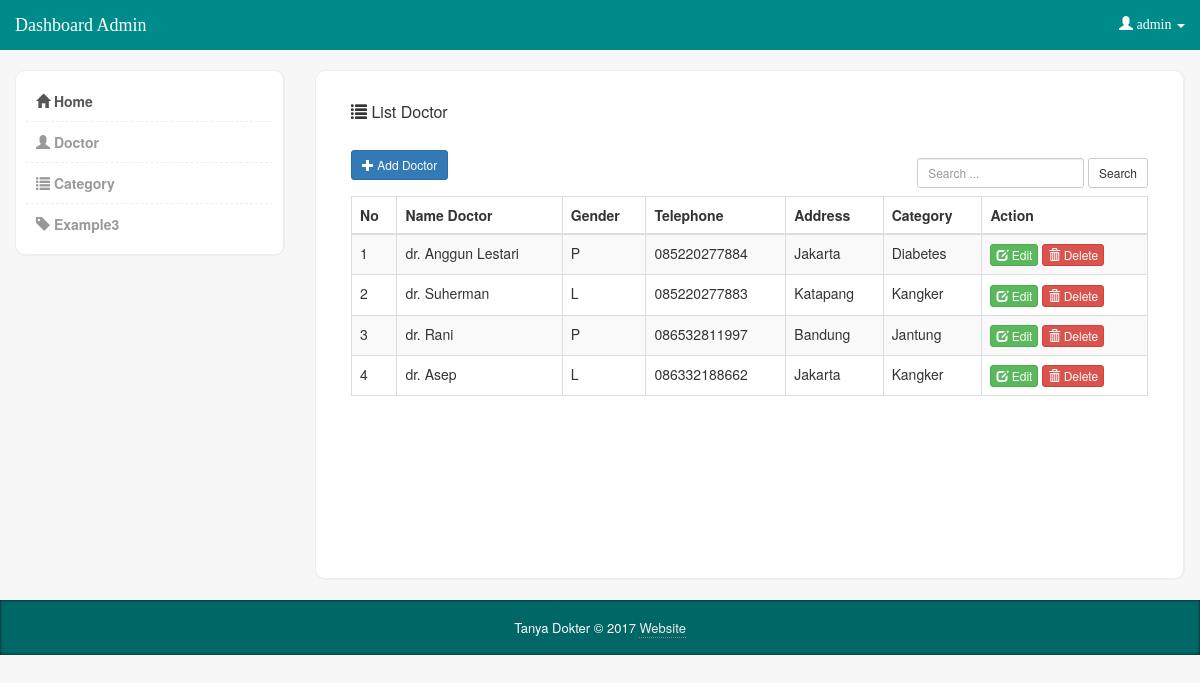
Page /admin/index.php?doctor (signed in) on the committed database.
### tables this page shows
CREATE TABLE `users` (
  `id_user` int(11) NOT NULL AUTO_INCREMENT,
  `name` varchar(30) NOT NULL,
  `gender` char(1) DEFAULT NULL,
  `telp` varchar(12) DEFAULT NULL,
  `address` varchar(50) DEFAULT NULL,
  `username` varchar(30) NOT NULL,
  `email` varchar(30) NOT NULL,
  `password` varchar(255) NOT NULL,
  `level` int(1) NOT NULL DEFAULT '3' COMMENT '1 = admin, 2 = doctor, 3 = user',
  `is_online` int(3) DEFAULT '0' COMMENT '1 = online, 0 = offline',
  `id_category` int(11) DEFAULT NULL,
  PRIMARY KEY (`id_user`)
);

CREATE TABLE `categories` (
  `id_category` int(11) NOT NULL AUTO_INCREMENT,
  `name_category` varchar(30) NOT NULL,
  PRIMARY KEY (`id_category`)
);

### admin/module/doctor/list.php (the view, shortened to what this page needs)
<div class="col-md-9">
	<div class="content-box-large">
		<div class="panel-heading">
			<div class="panel-title"><i class="glyphicon glyphicon-list"></i> List Doctor</div>
		</div>
		<div class="panel-body">
			<a href="?addDoctor" class="btn btn-sm btn-primary f_add"><i class="glyphicon glyphicon-plus"></i> Add Doctor</a>
			<form class="navbar-form navbar-right" method="post" action="?doctor">
        		<div class="form-group">
         			<input type="text" class="form-control input-sm" placeholder="Search ..." name="search">
        		</div>
        		<button type="submit" class="btn btn-sm btn-default">Search</button>
      		</form>
			<table cellpadding="0" cellspacing="0" border="0" class="table table-striped table-bordered" id="example">
				<thead>
					<tr>
						<th>No</th>
						<th>Name Doctor</th>
						<th>Gender</th>
						<th>Telephone</th>
						<th>Address</th>
						<th>Category</th>
						<th>Action</th>
					</tr>
				</thead>
				<tbody>
					<?php
						function highlight($text_highlight, $text_search) {
               			 	$str = preg_replace('#'. preg_quote($text_highlight) .'#i', '<span style="font-weight:bold;">\\0</span>', $text_search);
               				return $str;
              			}
						$no 		= 1;
						$search 	= isset($_POST['search']) ? $_POST['search'] : '';
						$sql 		= " SELECT *, users.name, users.gender, users.telp, users.address, 	categories.name_category
								FROM users JOIN categories ON users.id_category = categories.id_category
						";
						$query 		= mysql_query($sql);
						$count 		= mysql_num_rows($query);
						if ($count == 0) {
               				echo "<tr><td colspan='9'>Doctor Not Found !!</td></tr>";
              			} else {
							while ($data = mysql_fetch_assoc($query)) {
							?>
								<tr>
									<td><?= $no ?></td>
									<td><?= highlight($search, $data['name']); ?></td>
									<td><?= $data['gender']?></td>
									<td><?= $data['telp']?></td>
									<td><?= $data['address']?></td>
									<td><?= $data['name_category']?></td>
									<td>
										<a href="?editDoctor&id=<?= $data['id_user'] ?>" class='btn btn-xs btn-success'><i class="glyphicon glyphicon-edit"></i> Edit</a>
										<a href="?deleteDoctor&id=<?= $data['id_user'] ?>" class='btn btn-xs btn-danger'><i class="glyphicon glyphicon-trash"></i> Delete</a>
									</td>
								</tr>
							<?php
								$no++;
							}
              			}
					?>
				</tbody>
			</table>
		</div>
	</div>
</div>

### admin/index.php (shortened to what this page needs)
<!DOCTYPE html>
<html>
<head>
</head>
<body>
	<div class="container-fluid">
		<div class="row">
			<?php
				include 'components/header.php';
				include 'components/menu.php';
			?>
			<?php
				if (isset($_GET['doctor'])) {
					include 'module/doctor/list.php';
				} elseif (isset($_GET['addDoctor'])) {
					include 'module/doctor/add.php';
				} elseif (isset($_GET['saveDoctor'])) {
					include 'module/doctor/save.php';
				} elseif (isset($_GET['editDoctor'])) {
					include 'module/doctor/edit.php';
				} elseif (isset($_GET['editedDoctor'])) {
					include 'module/doctor/edited.php';
				} elseif (isset($_GET['deleteDoctor'])) {
					include 'module/doctor/delete.php';
				}
				 elseif (isset($_GET['categories'])) {
					include 'module/categories/list.php';
				} elseif (isset($_GET['addCategory'])) {
					include 'module/categories/add.php';
				} elseif (isset($_GET['saveCategory'])) {
					include 'module/categories/save.php';
				} elseif (isset($_GET['editCategory'])) {
					include 'module/categories/edit.php';
				} elseif (isset($_GET['editedCategory'])) {
					include 'module/categories/edited.php';
				} elseif (isset($_GET['deleteCategory'])) {
					include 'module/categories/delete.php';
				}
				elseif (isset($_GET['act_logout'])) {
					include 'act_logout.php';
				}
				else {
					include 'components/content.php';
				}
			?>
		</div>
	</div>
	<div class="container-fluid">
		<div class="row">
			<?php
				include 'components/footer.php';
			?>
		</div>
	</div>
</body>
</html>

### admin/components/header.php (shortened to what this page needs)
<!DOCTYPE html>
<html>
<head>
	<link rel="stylesheet" type="text/css" href="../assets/css/bootstrap.min.css">
	<link rel="stylesheet" type="text/css" href="../assets/css/style.css">
</head>
<body>
	<div class="navbar navbar-custom navbar-fixed-top">
		<div class="container-fluid">
			<div class="navbar-header">
				<a class="navbar-brand">Dashboard Admin</a>
			</div>
			<div class="colapse navbar-collapse">
				<ul class="nav navbar-nav navbar-right">
					<li class="dropdown"><a class="dropdown-toggle" data-toggle="dropdown" href="#">
						<span class="glyphicon glyphicon-user"></span>
							<?php
								echo $_SESSION['name'];
							?>
						<span class="caret"></span></a>
					</li>
				</ul>
			</div>
		</div>
	</div>
</body>
</html>

### admin/components/menu.php
<div class="col-md-3">
	<div class="sidebar content-box" style="display: block;">
		<ul class="nav">
			<li class="current"><a href="index.php"><span class="glyphicon glyphicon-home"></span> Home</a></li>
			<li><a href="?doctor"><span class="glyphicon glyphicon-user"></span> Doctor</a></li>
			<li><a href="?categories"><span class="glyphicon glyphicon-list"></span> Category</a></li>
			<li><a href="#"><span class="glyphicon glyphicon-tag"></span> Example3</a></li>
		</ul>
	</div>
</div>

### admin/components/footer.php
<footer>
 	<div class="copy text-center">
       Tanya Dokter &copy; 2017 <a href='#'>Website</a>
    </div>
</footer>

### assets/css/style.css (style rules this page uses)
body { background-color: #f7f7f7; }
.f_add { margin-bottom: 10px; }
.navbar.navbar-custom { height: 50px; background: #008B8B; border-radius: 0; border: none; }
.navbar-custom .navbar-collapse .navbar-nav > li > a, .navbar-custom .navbar-brand { color: #fff; font-family: tahoma; }
.content-box, .content-box-large { margin-bottom:20px; margin-top:70px; background:#fff; border-radius:10px; padding:10px; border-left:1px solid #eee; border-top:1px solid #eee; border-right:2px solid #eee; border-bottom:2px solid #eee; }
.content-box-large { padding: 20px; margin-left: 0; min-height: 510px; }
.sidebar ul.nav, .sidebar ul.nav ul { list-style: none; padding: 0px; margin: 0px; }
.sidebar .nav > li { margin: 0; border-bottom:1px dashed #eee; }
.sidebar .nav > li:last-child { border-bottom:0px; }
.sidebar .nav > li > a { font-size: 14px; line-height: 20px; padding: 10px 10px; color: #999; display: block; font-weight:bold; background:none; text-decoration: none; border-top:0px; font-weight:bold; }
.sidebar .nav li a:hover, .sidebar .nav li.current > a { background: #fff; color: #555; border-bottom:0px; }
footer { background-color:#006666; box-shadow:inset 0px 0px 3px #111; color:#fff; font-size:14px; line-height:5px; padding:10px 0px 10px 0px; bottom: 0px; }
footer a { color:#eee; text-decoration:none; border-bottom:1px dotted #888; }
footer .copy { font-size:13px; margin:15px 0px; }

### rows in the picture
users: name "d r . A n g g u n L e s t a r i", gender "P", telp "085220277884", address "Jakarta", id_category.name_category "Diabetes"
users: name "d r . S u h e r m a n", gender "L", telp "085220277883", address "Katapang", id_category.name_category "Kangker"
users: name "d r . R a n i", gender "P", telp "086532811997", address "Bandung", id_category.name_category "Jantung"
users: name "d r . A s e p", gender "L", telp "086332188662", address "Jakarta", id_category.name_category "Kangker"

### other values in the picture
$_SESSION['name'] "admin"
